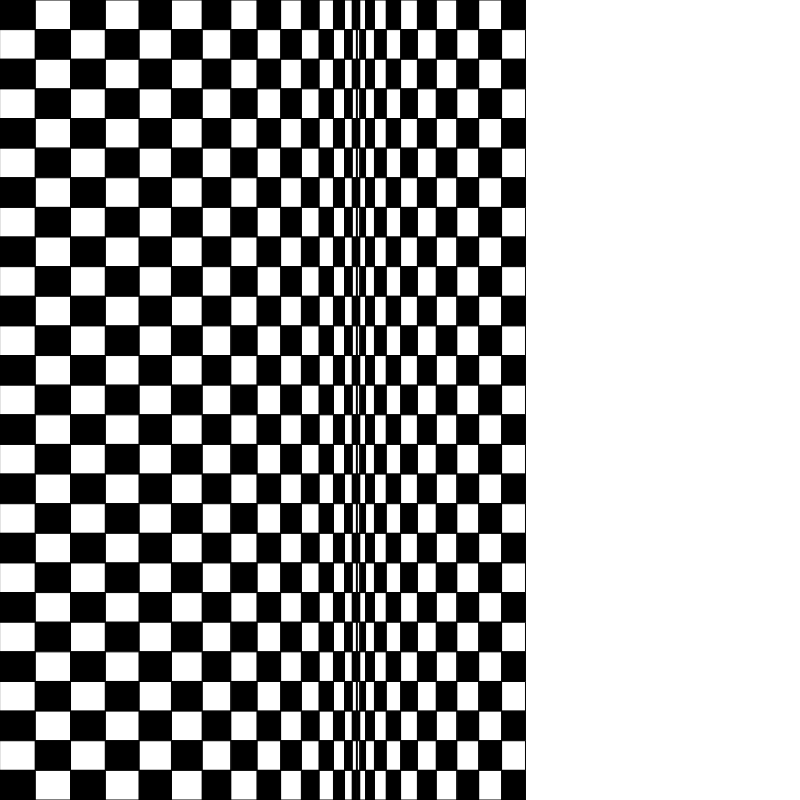
Frame 1 (no input)
Frame 60 (no input): identical to frame 1, image omitted
Frame 120 (the mouse pressed at the canvas centre since frame 60): identical to frame 1, image omitted

The p5.js sketch that drew this single still picture (run headless with seeded random() and noise() and a simulated clock; from frame 60 on, the mouse is pressed at the canvas centre):

// p5.js sketch
// ── sketch.js
//bridget riley inspo
let widths = [];
let xs = []
let sqSize;


function setup() {
  createCanvas(800, 800);

  let numColumns = 27;
  let step = PI / numColumns;

  for(let i = 0; i < PI; i+=step){
    // let w = map(sin(i), -1, 1, 100, 10);
    let w = cos(i) + 0.2;
    widths.push(w);
  }

  console.log(widths.length);
  console.log(widths);
  sqSize = width/numColumns;
  // for(let i = 0; i < 100
}

function draw() {
  background(255);

  let alt = 0;
  for(let h = 0; h < widths.length; h++){
    let x = 0;
    for(let i = 0; i < widths.length; i++){
      let w = abs(widths[i] * sqSize);

      if(alt % 2 == 0){
        fill(0);
      } else {
        fill(255);
      }
      rect(x, h * sqSize, w, sqSize);
      x += w;
      alt++;
    }
  }

  // print(x);

}
